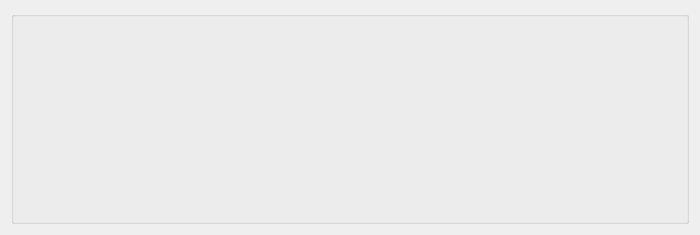
<?xml version="1.0" encoding="UTF-8"?>
<ui version="4.0">
 <class>Widget</class>
 <widget class="QWidget" name="Widget">
  <property name="geometry">
   <rect>
    <x>0</x>
    <y>0</y>
    <width>700</width>
    <height>117</height>
   </rect>
  </property>
  <property name="minimumSize">
   <size>
    <width>700</width>
    <height>0</height>
   </size>
  </property>
  <property name="maximumSize">
   <size>
    <width>700</width>
    <height>117</height>
   </size>
  </property>
  <property name="font">
   <font>
    <pointsize>60</pointsize>
   </font>
  </property>
  <property name="focusPolicy">
   <enum>Qt::NoFocus</enum>
  </property>
  <property name="windowTitle">
   <string>Widget</string>
  </property>
  <layout class="QGridLayout" name="gridLayout">
   <item row="0" column="1">
    <widget class="QGroupBox" name="groupBox">
     <property name="sizePolicy">
      <sizepolicy hsizetype="Preferred" vsizetype="Expanding">
       <horstretch>0</horstretch>
       <verstretch>0</verstretch>
      </sizepolicy>
     </property>
     <property name="minimumSize">
      <size>
       <width>0</width>
       <height>0</height>
      </size>
     </property>
     <property name="maximumSize">
      <size>
       <width>999999</width>
       <height>999999</height>
      </size>
     </property>
     <property name="font">
      <font>
       <pointsize>70</pointsize>
      </font>
     </property>
     <property name="autoFillBackground">
      <bool>false</bool>
     </property>
     <property name="title">
      <string/>
     </property>
     <layout class="QFormLayout" name="formLayout">
      <property name="fieldGrowthPolicy">
       <enum>QFormLayout::FieldsStayAtSizeHint</enum>
      </property>
     </layout>
    </widget>
   </item>
  </layout>
 </widget>
 <layoutdefault spacing="6" margin="11"/>
 <resources/>
 <connections/>
</ui>
